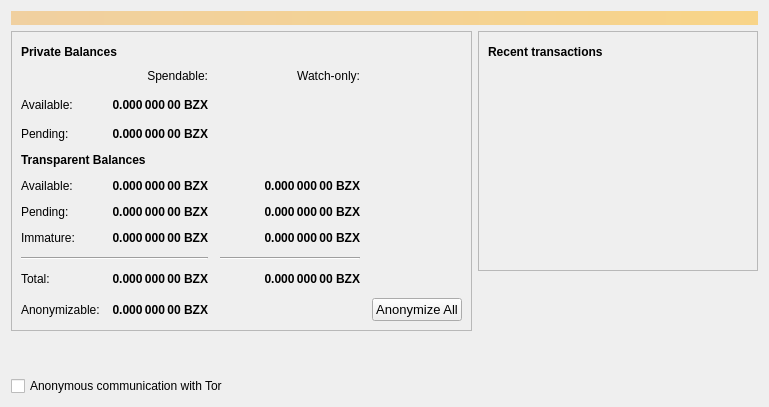
<?xml version="1.0" encoding="UTF-8"?>
<ui version="4.0">
 <class>OverviewPage</class>
 <widget class="QWidget" name="OverviewPage">
  <property name="geometry">
   <rect>
    <x>0</x>
    <y>0</y>
    <width>769</width>
    <height>407</height>
   </rect>
  </property>
  <property name="windowTitle">
   <string>Form</string>
  </property>
  <layout class="QVBoxLayout" name="topLayout">
   <item>
    <widget class="QLabel" name="labelAlerts">
     <property name="visible">
      <bool>false</bool>
     </property>
     <property name="styleSheet">
      <string notr="true">QLabel { background-color: qlineargradient(x1: 0, y1: 0, x2: 1, y2: 0, stop:0 #F0D0A0, stop:1 #F8D488); color:#000000; }</string>
     </property>
     <property name="wordWrap">
      <bool>true</bool>
     </property>
     <property name="margin">
      <number>3</number>
     </property>
     <property name="textInteractionFlags">
      <set>Qt::TextSelectableByMouse</set>
     </property>
    </widget>
   </item>
   <item>
    <layout class="QHBoxLayout" name="horizontalLayout" stretch="1,1">
     <item>
      <layout class="QVBoxLayout" name="verticalLayout_2">
       <item>
        <widget class="QFrame" name="frame">
         <property name="frameShape">
          <enum>QFrame::StyledPanel</enum>
         </property>
         <property name="frameShadow">
          <enum>QFrame::Raised</enum>
         </property>
         <layout class="QVBoxLayout" name="verticalLayout_4">
          <item>
           <layout class="QHBoxLayout" name="horizontalLayout_4">
            <item>
             <widget class="QLabel" name="label_5">
              <property name="font">
               <font>
                <weight>75</weight>
                <bold>true</bold>
               </font>
              </property>
              <property name="text">
               <string>Private Balances</string>
              </property>
             </widget>
            </item>
            <item>
             <widget class="QPushButton" name="labelWalletStatus">
              <property name="enabled">
               <bool>true</bool>
              </property>
              <property name="maximumSize">
               <size>
                <width>30</width>
                <height>16777215</height>
               </size>
              </property>
              <property name="toolTip">
               <string>The displayed information may be out of date. Your wallet automatically synchronizes with the BZX network after a connection is established, but this process has not completed yet.</string>
              </property>
              <property name="text">
               <string/>
              </property>
              <property name="icon">
               <iconset resource="../bitcoin.qrc">
                <normaloff>:/icons/warning</normaloff>
                <disabledoff>:/icons/warning</disabledoff>:/icons/warning</iconset>
              </property>
              <property name="iconSize">
               <size>
                <width>24</width>
                <height>24</height>
               </size>
              </property>
              <property name="flat">
               <bool>true</bool>
              </property>
             </widget>
            </item>
            <item>
             <spacer name="horizontalSpacer_3">
              <property name="orientation">
               <enum>Qt::Horizontal</enum>
              </property>
              <property name="sizeHint" stdset="0">
               <size>
                <width>40</width>
                <height>20</height>
               </size>
              </property>
             </spacer>
            </item>
           </layout>
          </item>
          <item>
           <layout class="QGridLayout" name="gridLayout">
            <property name="spacing">
             <number>12</number>
            </property>
            <item row="16" column="0">
             <widget class="QLabel" name="labelAnonymizableText">
              <property name="text">
               <string>Anonymizable:</string>
              </property>
             </widget>
            </item>
            <item row="2" column="3">
             <spacer name="horizontalSpacer_2">
              <property name="orientation">
               <enum>Qt::Horizontal</enum>
              </property>
              <property name="sizeHint" stdset="0">
               <size>
                <width>40</width>
                <height>20</height>
               </size>
              </property>
             </spacer>
            </item>
            <item row="6" column="0" colspan="2">
             <widget class="QLabel" name="label">
              <property name="font">
               <font>
                <weight>75</weight>
                <bold>true</bold>
               </font>
              </property>
              <property name="text">
               <string>Transparent Balances</string>
              </property>
             </widget>
            </item>
            <item row="16" column="1">
             <widget class="QLabel" name="labelAnonymizable">
              <property name="font">
               <font>
                <weight>75</weight>
                <bold>true</bold>
               </font>
              </property>
              <property name="text">
               <string>0.000 000 00 BZX</string>
              </property>
              <property name="alignment">
               <set>Qt::AlignRight|Qt::AlignTrailing|Qt::AlignVCenter</set>
              </property>
             </widget>
            </item>
            <item row="11" column="2">
             <widget class="QLabel" name="labelWatchPending">
              <property name="font">
               <font>
                <weight>75</weight>
                <bold>true</bold>
               </font>
              </property>
              <property name="cursor">
               <cursorShape>IBeamCursor</cursorShape>
              </property>
              <property name="toolTip">
               <string>Unconfirmed transactions to watch-only addresses</string>
              </property>
              <property name="text">
               <string notr="true">0.000 000 00 BZX</string>
              </property>
              <property name="alignment">
               <set>Qt::AlignRight|Qt::AlignTrailing|Qt::AlignVCenter</set>
              </property>
              <property name="textInteractionFlags">
               <set>Qt::LinksAccessibleByMouse|Qt::TextSelectableByKeyboard|Qt::TextSelectableByMouse</set>
              </property>
             </widget>
            </item>
            <item row="10" column="1">
             <widget class="QLabel" name="labelBalance">
              <property name="font">
               <font>
                <weight>75</weight>
                <bold>true</bold>
               </font>
              </property>
              <property name="cursor">
               <cursorShape>IBeamCursor</cursorShape>
              </property>
              <property name="toolTip">
               <string>Your current spendable balance</string>
              </property>
              <property name="text">
               <string notr="true">0.000 000 00 BZX</string>
              </property>
              <property name="alignment">
               <set>Qt::AlignRight|Qt::AlignTrailing|Qt::AlignVCenter</set>
              </property>
              <property name="textInteractionFlags">
               <set>Qt::LinksAccessibleByMouse|Qt::TextSelectableByKeyboard|Qt::TextSelectableByMouse</set>
              </property>
             </widget>
            </item>
            <item row="0" column="1">
             <widget class="QLabel" name="labelSpendable">
              <property name="text">
               <string>Spendable:</string>
              </property>
              <property name="alignment">
               <set>Qt::AlignRight|Qt::AlignTrailing|Qt::AlignVCenter</set>
              </property>
             </widget>
            </item>
            <item row="10" column="2">
             <widget class="QLabel" name="labelWatchAvailable">
              <property name="font">
               <font>
                <weight>75</weight>
                <bold>true</bold>
               </font>
              </property>
              <property name="cursor">
               <cursorShape>IBeamCursor</cursorShape>
              </property>
              <property name="toolTip">
               <string>Your current balance in watch-only addresses</string>
              </property>
              <property name="text">
               <string notr="true">0.000 000 00 BZX</string>
              </property>
              <property name="alignment">
               <set>Qt::AlignRight|Qt::AlignTrailing|Qt::AlignVCenter</set>
              </property>
              <property name="textInteractionFlags">
               <set>Qt::LinksAccessibleByMouse|Qt::TextSelectableByKeyboard|Qt::TextSelectableByMouse</set>
              </property>
             </widget>
            </item>
            <item row="11" column="0">
             <widget class="QLabel" name="labelPendingText">
              <property name="text">
               <string>Pending:</string>
              </property>
             </widget>
            </item>
            <item row="5" column="1">
             <widget class="QLabel" name="labelUnconfirmedPrivate">
              <property name="font">
               <font>
                <weight>75</weight>
                <bold>true</bold>
               </font>
              </property>
              <property name="cursor">
               <cursorShape>IBeamCursor</cursorShape>
              </property>
              <property name="toolTip">
               <string>Total of anonymize transactions that have yet to be confirmed, and do not yet count toward the spendable balance</string>
              </property>
              <property name="text">
               <string>0.000 000 00 BZX</string>
              </property>
              <property name="alignment">
               <set>Qt::AlignRight|Qt::AlignTrailing|Qt::AlignVCenter</set>
              </property>
              <property name="textInteractionFlags">
               <set>Qt::LinksAccessibleByMouse|Qt::TextSelectableByKeyboard|Qt::TextSelectableByMouse</set>
              </property>
             </widget>
            </item>
            <item row="5" column="0">
             <widget class="QLabel" name="labelUnconfirmedPrivateText">
              <property name="text">
               <string>Pending:</string>
              </property>
             </widget>
            </item>
            <item row="13" column="2">
             <widget class="Line" name="lineWatchBalance">
              <property name="sizePolicy">
               <sizepolicy hsizetype="Preferred" vsizetype="Fixed">
                <horstretch>0</horstretch>
                <verstretch>0</verstretch>
               </sizepolicy>
              </property>
              <property name="minimumSize">
               <size>
                <width>140</width>
                <height>0</height>
               </size>
              </property>
              <property name="orientation">
               <enum>Qt::Horizontal</enum>
              </property>
             </widget>
            </item>
            <item row="15" column="0">
             <widget class="QLabel" name="labelTotalText">
              <property name="text">
               <string>Total:</string>
              </property>
             </widget>
            </item>
            <item row="0" column="2">
             <widget class="QLabel" name="labelWatchonly">
              <property name="text">
               <string>Watch-only:</string>
              </property>
              <property name="alignment">
               <set>Qt::AlignRight|Qt::AlignTrailing|Qt::AlignVCenter</set>
              </property>
             </widget>
            </item>
            <item row="10" column="0">
             <widget class="QLabel" name="labelBalanceText">
              <property name="text">
               <string>Available:</string>
              </property>
             </widget>
            </item>
            <item row="15" column="1">
             <widget class="QLabel" name="labelTotal">
              <property name="font">
               <font>
                <weight>75</weight>
                <bold>true</bold>
               </font>
              </property>
              <property name="cursor">
               <cursorShape>IBeamCursor</cursorShape>
              </property>
              <property name="toolTip">
               <string>Your current total balance</string>
              </property>
              <property name="text">
               <string notr="true">0.000 000 00 BZX</string>
              </property>
              <property name="alignment">
               <set>Qt::AlignRight|Qt::AlignTrailing|Qt::AlignVCenter</set>
              </property>
              <property name="textInteractionFlags">
               <set>Qt::LinksAccessibleByMouse|Qt::TextSelectableByKeyboard|Qt::TextSelectableByMouse</set>
              </property>
             </widget>
            </item>
            <item row="15" column="2">
             <widget class="QLabel" name="labelWatchTotal">
              <property name="font">
               <font>
                <weight>75</weight>
                <bold>true</bold>
               </font>
              </property>
              <property name="cursor">
               <cursorShape>IBeamCursor</cursorShape>
              </property>
              <property name="toolTip">
               <string>Current total balance in watch-only addresses</string>
              </property>
              <property name="text">
               <string notr="true">0.000 000 00 BZX</string>
              </property>
              <property name="alignment">
               <set>Qt::AlignRight|Qt::AlignTrailing|Qt::AlignVCenter</set>
              </property>
              <property name="textInteractionFlags">
               <set>Qt::LinksAccessibleByMouse|Qt::TextSelectableByKeyboard|Qt::TextSelectableByMouse</set>
              </property>
             </widget>
            </item>
            <item row="13" column="0" colspan="2">
             <widget class="Line" name="lineTotalBalance">
              <property name="orientation">
               <enum>Qt::Horizontal</enum>
              </property>
             </widget>
            </item>
            <item row="11" column="1">
             <widget class="QLabel" name="labelUnconfirmed">
              <property name="font">
               <font>
                <weight>75</weight>
                <bold>true</bold>
               </font>
              </property>
              <property name="cursor">
               <cursorShape>IBeamCursor</cursorShape>
              </property>
              <property name="toolTip">
               <string>Total of transactions that have yet to be confirmed, and do not yet count toward the spendable balance</string>
              </property>
              <property name="text">
               <string notr="true">0.000 000 00 BZX</string>
              </property>
              <property name="alignment">
               <set>Qt::AlignRight|Qt::AlignTrailing|Qt::AlignVCenter</set>
              </property>
              <property name="textInteractionFlags">
               <set>Qt::LinksAccessibleByMouse|Qt::TextSelectableByKeyboard|Qt::TextSelectableByMouse</set>
              </property>
             </widget>
            </item>
            <item row="16" column="4">
             <widget class="QPushButton" name="anonymizeButton">
              <property name="sizePolicy">
               <sizepolicy hsizetype="Minimum" vsizetype="Minimum">
                <horstretch>0</horstretch>
                <verstretch>0</verstretch>
               </sizepolicy>
              </property>
              <property name="font">
               <font>
                <pointsize>10</pointsize>
               </font>
              </property>
              <property name="text">
               <string>Anonymize All</string>
              </property>
             </widget>
            </item>
            <item row="12" column="0">
             <widget class="QLabel" name="labelImmatureText">
              <property name="text">
               <string>Immature:</string>
              </property>
             </widget>
            </item>
            <item row="12" column="1">
             <widget class="QLabel" name="labelImmature">
              <property name="font">
               <font>
                <weight>75</weight>
                <bold>true</bold>
               </font>
              </property>
              <property name="cursor">
               <cursorShape>IBeamCursor</cursorShape>
              </property>
              <property name="toolTip">
               <string>Mined balance that has not yet matured</string>
              </property>
              <property name="text">
               <string notr="true">0.000 000 00 BZX</string>
              </property>
              <property name="alignment">
               <set>Qt::AlignRight|Qt::AlignTrailing|Qt::AlignVCenter</set>
              </property>
              <property name="textInteractionFlags">
               <set>Qt::LinksAccessibleByMouse|Qt::TextSelectableByKeyboard|Qt::TextSelectableByMouse</set>
              </property>
             </widget>
            </item>
            <item row="12" column="2">
             <widget class="QLabel" name="labelWatchImmature">
              <property name="font">
               <font>
                <weight>75</weight>
                <bold>true</bold>
               </font>
              </property>
              <property name="cursor">
               <cursorShape>IBeamCursor</cursorShape>
              </property>
              <property name="toolTip">
               <string>Mined balance in watch-only addresses that has not yet matured</string>
              </property>
              <property name="text">
               <string notr="true">0.000 000 00 BZX</string>
              </property>
              <property name="alignment">
               <set>Qt::AlignRight|Qt::AlignTrailing|Qt::AlignVCenter</set>
              </property>
              <property name="textInteractionFlags">
               <set>Qt::LinksAccessibleByMouse|Qt::TextSelectableByKeyboard|Qt::TextSelectableByMouse</set>
              </property>
             </widget>
            </item>
            <item row="2" column="0">
             <widget class="QLabel" name="labelPrivateText">
              <property name="text">
               <string>Available:</string>
              </property>
             </widget>
            </item>
            <item row="2" column="1">
             <widget class="QLabel" name="labelPrivate">
              <property name="font">
               <font>
                <weight>75</weight>
                <bold>true</bold>
               </font>
              </property>
              <property name="cursor">
               <cursorShape>IBeamCursor</cursorShape>
              </property>
              <property name="toolTip">
               <string>Your current spendable anonymized balance</string>
              </property>
              <property name="text">
               <string>0.000 000 00 BZX</string>
              </property>
              <property name="alignment">
               <set>Qt::AlignRight|Qt::AlignTrailing|Qt::AlignVCenter</set>
              </property>
              <property name="textInteractionFlags">
               <set>Qt::LinksAccessibleByMouse|Qt::TextSelectableByKeyboard|Qt::TextSelectableByMouse</set>
              </property>
             </widget>
            </item>
           </layout>
          </item>
         </layout>
        </widget>
       </item>
       <item>
        <spacer name="verticalSpacer">
         <property name="orientation">
          <enum>Qt::Vertical</enum>
         </property>
         <property name="sizeHint" stdset="0">
          <size>
           <width>20</width>
           <height>40</height>
          </size>
         </property>
        </spacer>
       </item>
       <item>
        <widget class="QCheckBox" name="checkboxEnabledTor">
         <property name="enabled">
          <bool>true</bool>
         </property>
         <property name="text">
          <string>Anonymous communication with Tor</string>
         </property>
         <property name="checked">
          <bool>false</bool>
         </property>
        </widget>
       </item>
      </layout>
     </item>
     <item>
      <layout class="QVBoxLayout" name="verticalLayout_3">
       <item>
        <widget class="QFrame" name="frame_2">
         <property name="frameShape">
          <enum>QFrame::StyledPanel</enum>
         </property>
         <property name="frameShadow">
          <enum>QFrame::Raised</enum>
         </property>
         <layout class="QVBoxLayout" name="verticalLayout">
          <item>
           <layout class="QHBoxLayout" name="horizontalLayout_2">
            <item>
             <widget class="QLabel" name="label_4">
              <property name="font">
               <font>
                <weight>75</weight>
                <bold>true</bold>
               </font>
              </property>
              <property name="text">
               <string>Recent transactions</string>
              </property>
             </widget>
            </item>
            <item>
             <widget class="QPushButton" name="labelTransactionsStatus">
              <property name="enabled">
               <bool>true</bool>
              </property>
              <property name="maximumSize">
               <size>
                <width>30</width>
                <height>16777215</height>
               </size>
              </property>
              <property name="toolTip">
               <string>The displayed information may be out of date. Your wallet automatically synchronizes with the BZX network after a connection is established, but this process has not completed yet.</string>
              </property>
              <property name="text">
               <string/>
              </property>
              <property name="icon">
               <iconset resource="../bitcoin.qrc">
                <normaloff>:/icons/warning</normaloff>
                <disabledoff>:/icons/warning</disabledoff>:/icons/warning</iconset>
              </property>
              <property name="iconSize">
               <size>
                <width>24</width>
                <height>24</height>
               </size>
              </property>
              <property name="flat">
               <bool>true</bool>
              </property>
             </widget>
            </item>
            <item>
             <spacer name="horizontalSpacer">
              <property name="orientation">
               <enum>Qt::Horizontal</enum>
              </property>
              <property name="sizeHint" stdset="0">
               <size>
                <width>40</width>
                <height>20</height>
               </size>
              </property>
             </spacer>
            </item>
           </layout>
          </item>
          <item>
           <widget class="QListView" name="listTransactions">
            <property name="styleSheet">
             <string notr="true">QListView { background: transparent; }</string>
            </property>
            <property name="frameShape">
             <enum>QFrame::NoFrame</enum>
            </property>
            <property name="verticalScrollBarPolicy">
             <enum>Qt::ScrollBarAlwaysOff</enum>
            </property>
            <property name="horizontalScrollBarPolicy">
             <enum>Qt::ScrollBarAlwaysOff</enum>
            </property>
            <property name="selectionMode">
             <enum>QAbstractItemView::NoSelection</enum>
            </property>
           </widget>
          </item>
         </layout>
        </widget>
       </item>
       <item>
        <spacer name="verticalSpacer_2">
         <property name="orientation">
          <enum>Qt::Vertical</enum>
         </property>
         <property name="sizeHint" stdset="0">
          <size>
           <width>20</width>
           <height>40</height>
          </size>
         </property>
        </spacer>
       </item>
      </layout>
     </item>
    </layout>
   </item>
  </layout>
 </widget>
 <resources>
  <include location="../bitcoin.qrc"/>
 </resources>
 <connections/>
</ui>
